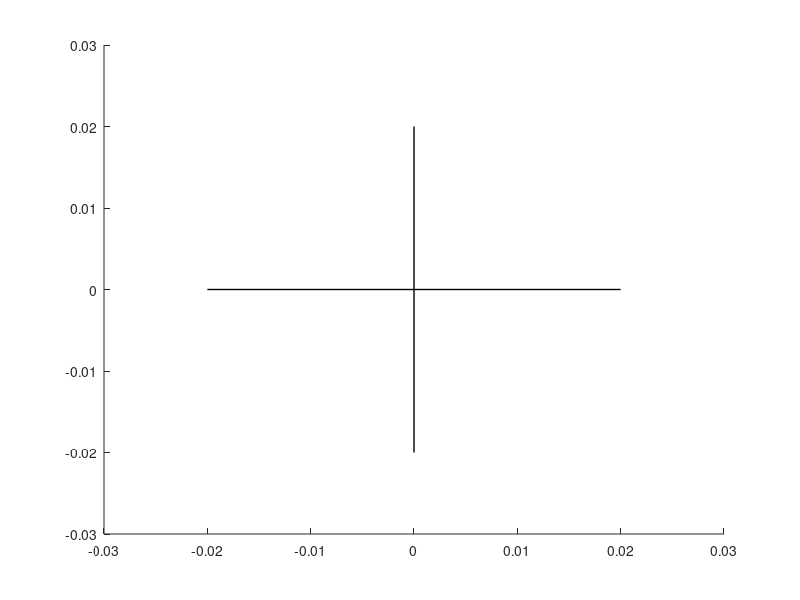

The MATLAB script that drew this image:
function [] = plotdiagramcenter (tickProp)
%
% Descrition:
% Plots the great external ccircle of the spherical projection. Do not
% confuse with the function 'plotgreatecircle' wich plots a great inclined
% circle inside this great circle. 
#
# Tick length proportinal to the grate circle radius (tickProp), e.g. 0.05 means
# that the tick length will be 5 % of the great circle radius.
#
% See also: plotgreatccircle, plotradialtrendextticks.

%% Input management.
if nargin < 1
    tickProp = 0.05;
endif

circleRadius = 1;

%% Creating the center of the circle.
xCtv = zeros(1, 2);
yCtv = circleRadius * tickProp * 0.4 * [-1, 1];

xCth = circleRadius * tickProp * 0.4 * [-1, 1];
yCth = zeros(1, 2);

%% Plotting.
hold on
# The cener.
plot (xCtv, yCtv, 'k-', 'Linewidth', 1);
plot (xCth, yCth, 'k-', 'Linewidth', 1);

endfunction

